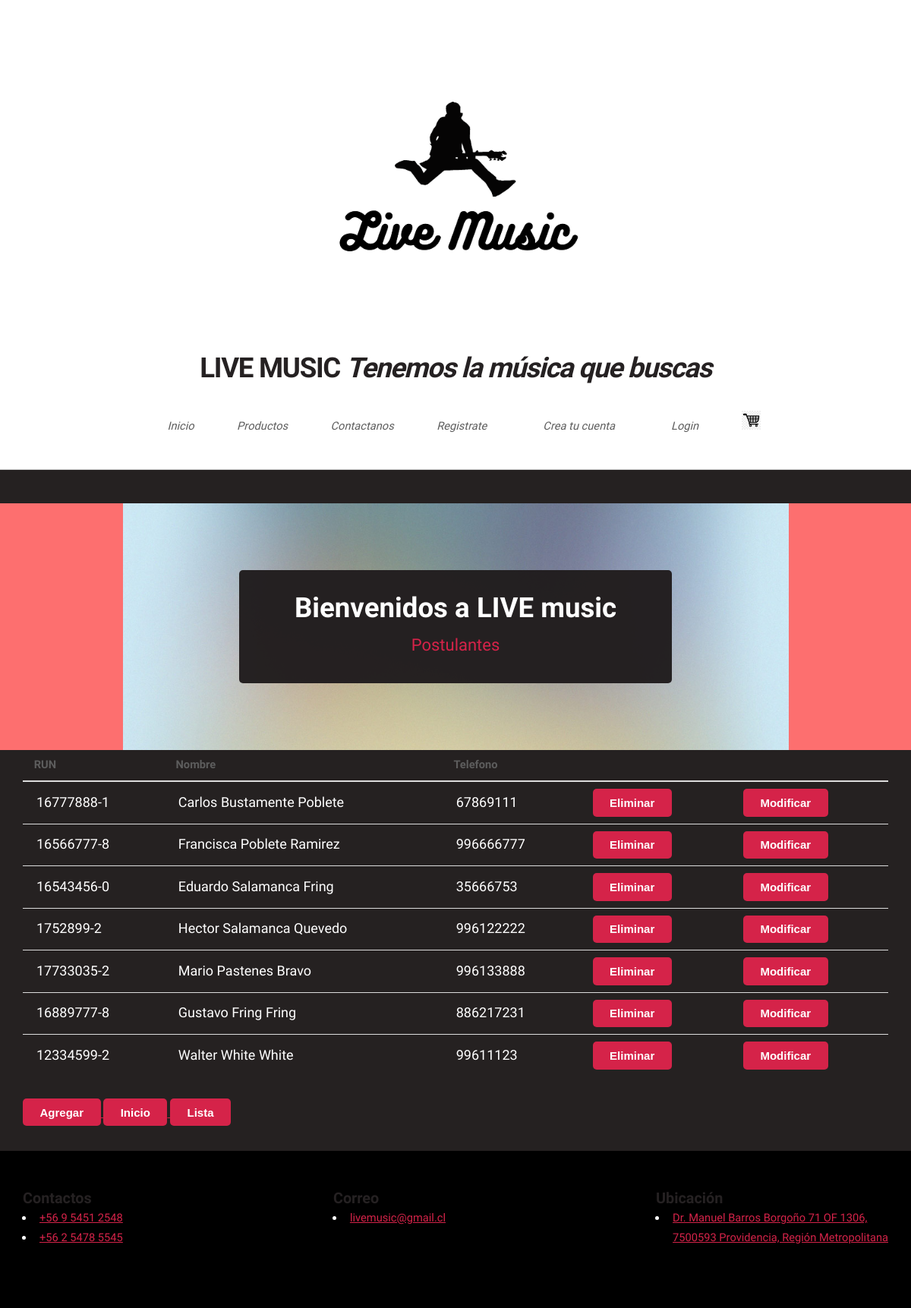
Page /crud/ on the earlier database version.
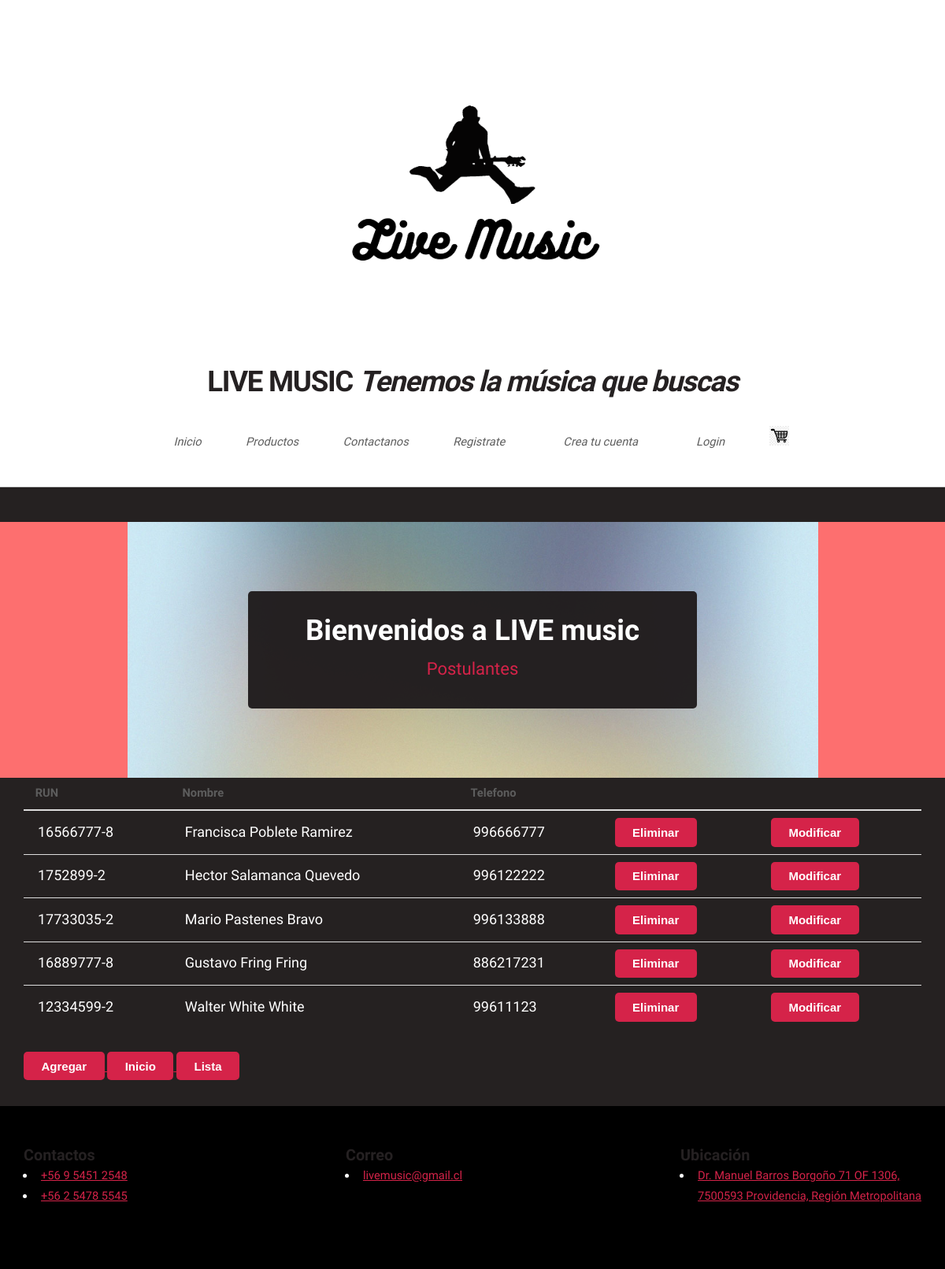
Same page on the later database version.
### demo/models.py (models this page shows, shortened)
class Postulante(models.Model):
    rut              = models.CharField(primary_key=True, max_length=10)
    nombre           = models.CharField(max_length=20)
    apellido_paterno = models.CharField(max_length=20)
    apellido_materno = models.CharField(max_length=20)
    fecha_nacimiento = models.DateField(blank=False, null=False)
    id_genero        = models.ForeignKey('Genero',on_delete=models.CASCADE, db_column='idGenero')
    telefono         = models.CharField(max_length=45)
    email            = models.EmailField(unique=True, max_length=100, blank=True, null=True)
    direccion        = models.CharField(max_length=50, blank=True, null=True)
    activo           = models.IntegerField()

### demo/views.py (the view)
# urls.py: path('crud/', views.crud, name='crud'),
def crud(request):
    demo = Postulante.objects.all()
    context={"demo": demo}
    return render(request, 'demo/alumnos_list.html', context)

### demo/templates/demo/alumnos_list.html (shortened to what this page needs)
{% extends "demo/base.html" %}
{%block content %}
          <section id="banner">
            <header>
                <h2>Bienvenidos a LIVE music</h2>
                <p> Postulantes</p>
            </header>
        </section>
      <header class="container1">
        <div class="container1-content container">
            <div class="container1-txt">
                  <table>
                        {%if demo %}
                      <thead>
                        <tr>
                          <th scope="col">RUN</th>
                          <th scope="col">Nombre</th>
                          <th scope="col">Telefono</th>
                        </tr>
                      </thead>
                      <tbody>
                          {% for postulante in demo %}
                          <tr>
                              <td>{{postulante.rut}}</td>
                              <td>{{postulante.nombre}} {{postulante.apellido_paterno}} {{postulante.apellido_materno}}</td>
                              <td>{{postulante.telefono}}</td>
                              <td> <a href="{% url 'alumnos_del' pk=postulante.rut %}" ><button class="btn btn-danger">Eliminar</button></a>
                                </a></td>
                              <td><a href="{% url 'alumnos_findEdit' pk=postulante.rut %}"><button class="btn btn-success">Modificar</button></a></td>
                            </tr>
                          {% endfor %}
                      {% endif %}
                      </tbody>
                    </table>
                    <a href="{% url 'alumnosAdd'%}">
                      <button class="btn btn-info">Agregar</button>
                      </a>
                    <a href="{% url 'index'%}">
                      <button class="btn btn-info">Inicio</button>
                      </a>
                      <a href="{% url 'listadoSQL'%}">
                        <button class="btn btn-info">Lista</button>
                        </a>
                    </div>
                  </div>
                </header>
  {%endblock%}

Differences in the rows shown:
removed Postulante: rut "16777888-1", nombre "Carlos", apellido_paterno "Bustamente", apellido_materno "Poblete", telefono "67869111"
removed Postulante: rut "16543456-0", nombre "Eduardo", apellido_paterno "Salamanca", apellido_materno "Fring", telefono "35666753"
